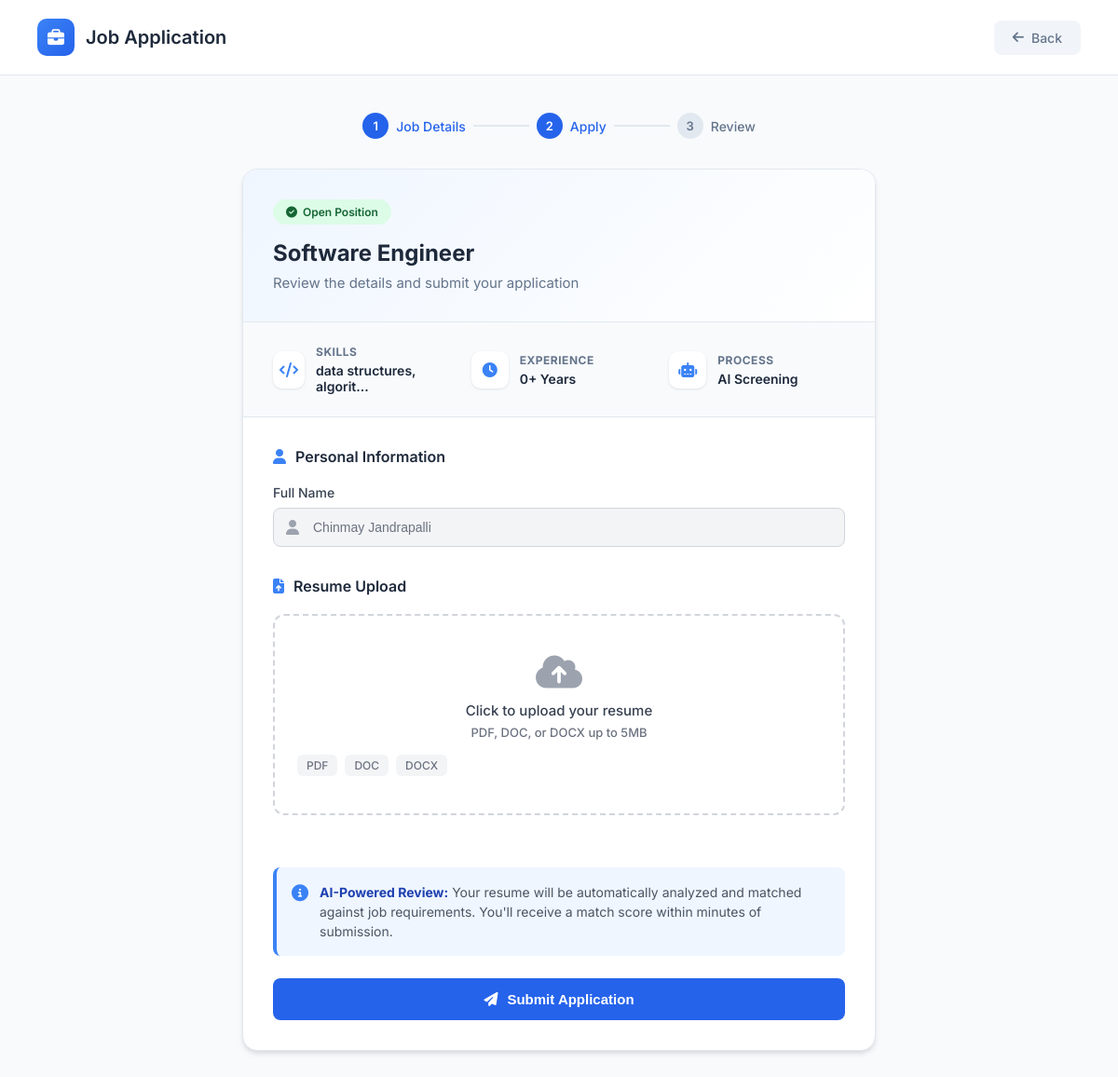
Screenshot of /apply/1 (signed in) with the database file from the repository.
### app.py (models this page shows)
class JobAnalysis(db.Model):
    __tablename__ = "job_analysis"
    id = db.Column(db.Integer, primary_key=True)
    job_title = db.Column(db.String(200))
    required_skills = db.Column(db.Text)
    min_experience = db.Column(db.Integer)
    deadline = db.Column(db.Date)
    status = db.Column(db.String(20), default="Active")
    created_at = db.Column(db.DateTime, default=datetime.utcnow)

class CandidateUser(db.Model):
    __tablename__ = "candidate_user"
    id = db.Column(db.Integer, primary_key=True)
    name = db.Column(db.String(150), nullable=False)
    phone = db.Column(db.String(20), nullable=False)
    email = db.Column(db.String(150), unique=True, nullable=False)
    username = db.Column(db.String(100), unique=True, nullable=False)
    password_hash = db.Column(db.String(200), nullable=False)
    created_at = db.Column(db.DateTime, default=datetime.utcnow)

### app.py (the view, shortened to what this page needs)
@app.route("/apply/<int:job_id>", methods=["GET", "POST"])
def apply_job(job_id):
    if not session.get("candidate_logged_in"):
        return redirect("/candidate-login")
    job = JobAnalysis.query.get_or_404(job_id)
    if job.status == 'Closed':
        flash("This job posting has been closed")
        return redirect("/candidate-dashboard")
    if job.deadline and job.deadline < date.today():
        flash("The deadline for this job has passed")
        return redirect("/candidate-dashboard")
    candidate = CandidateUser.query.get(session["candidate_id"])
    return render_template("apply_job.html", job=job, candidate=candidate)

### templates/apply_job.html (shortened to what this page needs)
<!DOCTYPE html>
<html lang="en">
<head>
    <link rel="stylesheet" href="https://cdnjs.cloudflare.com/ajax/libs/font-awesome/6.4.0/css/all.min.css">
</head>
<body>
    <header class="header">
        <div class="brand">
            <div class="brand-icon">
                <i class="fas fa-briefcase"></i>
            </div>
            <h2>Job Application</h2>
        </div>
        <a href="/candidate-dashboard" class="btn-back">
            <i class="fas fa-arrow-left"></i> Back
        </a>
    </header>
    <div class="container">
        <div class="progress-bar">
            <div class="progress-step active">
                <div class="step-number">1</div>
                <span>Job Details</span>
            </div>
            <div class="progress-line"></div>
            <div class="progress-step active">
                <div class="step-number">2</div>
                <span>Apply</span>
            </div>
            <div class="progress-line"></div>
            <div class="progress-step">
                <div class="step-number">3</div>
                <span>Review</span>
            </div>
        </div>
        <div class="card">
            <div class="card-header">
                <div class="job-badge">
                    <i class="fas fa-check-circle"></i> Open Position
                </div>
                <h1>{{ job.job_title }}</h1>
                <p>Review the details and submit your application</p>
            </div>
            <div class="job-info">
                <div class="info-item">
                    <div class="info-icon">
                        <i class="fas fa-code"></i>
                    </div>
                    <div class="info-content">
                        <h4>Skills</h4>
                        <p>{{ job.required_skills[:25] }}{% if job.required_skills|length > 25 %}...{% endif %}</p>
                    </div>
                </div>
                <div class="info-item">
                    <div class="info-icon">
                        <i class="fas fa-clock"></i>
                    </div>
                    <div class="info-content">
                        <h4>Experience</h4>
                        <p>{{ job.min_experience }}+ Years</p>
                    </div>
                </div>
                <div class="info-item">
                    <div class="info-icon">
                        <i class="fas fa-robot"></i>
                    </div>
                    <div class="info-content">
                        <h4>Process</h4>
                        <p>AI Screening</p>
                    </div>
                </div>
            </div>
            <div class="form-section">
                <div class="section-title">
                    <i class="fas fa-user"></i>
                    Personal Information
                </div>
                <form method="post" enctype="multipart/form-data">
                    <div class="form-group">
                        <label>Full Name</label>
                        <div class="input-wrapper">
                            <i class="fas fa-user"></i>
                            <input type="text" value="{{ candidate.name }}" readonly>
                        </div>
                    </div>
                    <div class="section-title" style="margin-top: 32px;">
                        <i class="fas fa-file-upload"></i>
                        Resume Upload
                    </div>
                    <div class="form-group">
                        <div class="file-upload">
                            <label for="fileInput" class="file-label">
                                <i class="fas fa-cloud-upload-alt"></i>
                                <h4>Click to upload your resume</h4>
                                <p>PDF, DOC, or DOCX up to 5MB</p>
                                <div class="file-types">
                                    <span class="file-type">PDF</span>
                                    <span class="file-type">DOC</span>
                                    <span class="file-type">DOCX</span>
                                </div>
                            </label>
                        </div>
                    </div>
                </div>
                <div class="notice">
                    <i class="fas fa-info-circle"></i>
                    <p>
                        <strong>AI-Powered Review:</strong> Your resume will be automatically analyzed and matched against job requirements. You'll receive a match score within minutes of submission.
                    </p>
                </div>
                <div class="submit-section">
                    <button type="submit" class="btn-submit">
                        <i class="fas fa-paper-plane"></i>
                        Submit Application
                    </button>
                </div>
        </div>
    </div>
</body>
</html>

### rows the page displays
JobAnalysis: job_title "Software Engineer", required_skills "data structures, algorit", min_experience "0"
CandidateUser: name "Chinmay Jandrapalli"
